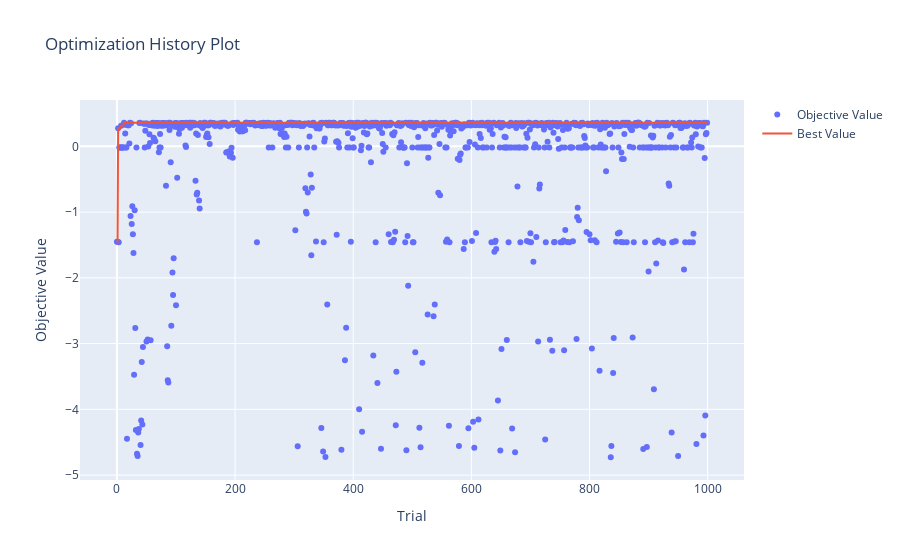

This figure's notebook cell:
### Code cell
test_utils.display_score(Lasso(**study.best_params), X_full_train, y_full_train, X_full_test, y_full_test)
display(plot_optimization_history(study))

rr = Lasso(**study.best_params).fit(X_full_train, y_full_train)
y_full_train_pred = rr.predict(X_full_train)
y_full_test_pred = rr.predict(X_full_test)

from code.wrapper import utils

test_utils.display_graph(rr, X_full_train, X_full_test, y_full_train, y_full_test)

### Figure 1 — Plotly figure (JSON) as saved in the notebook; plotly's stock layout.template omitted (floating-point values rounded to 4 significant figures; data arrays with more than 128 entries replaced by an {"elided": "..."} marker saying what was removed)
{"data": [{"mode": "markers", "name": "Objective Value", "x": {"elided": "1000 int values"}, "y": {"elided": "1000 float values"}, "type": "scatter"}, {"name": "Best Value", "x": {"elided": "1000 int values"}, "y": {"elided": "1000 float values"}, "type": "scatter"}], "layout": {"title": {"text": "Optimization History Plot"}, "xaxis": {"title": {"text": "Trial"}}, "yaxis": {"title": {"text": "Objective Value"}}}}
